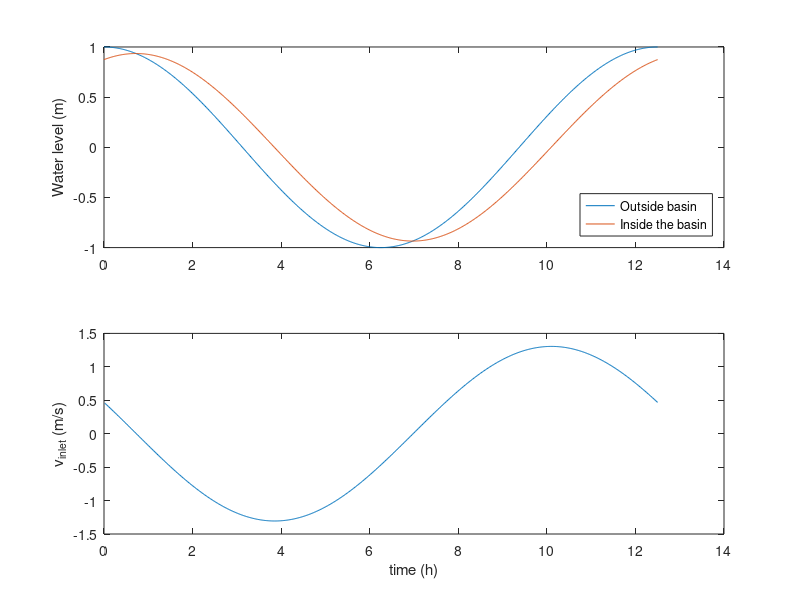

Source code (MATLAB):
clear all; close all;
B=2000
h=15
A=300e6
Lgorge=20000
labda=2e-3
g=9.81
T=12.5*3600;
omega=2*pi/T
mu=B*h^2/A*g/labda/Lgorge;
phi=omega/mu
etamp=1;
dt=60
t=0:dt:T;
eta1=etamp*cos(omega*t);
eta2=1/sqrt(1+phi^2)*etamp*cos(omega*t-atan(phi));
figure(1)
subplot(211)
plot(t/3600,eta1,t/3600,eta2)
legend('Outside basin','Inside the basin','location','southeast');

ylabel('Water level (m)');
Q=(eta2(2:end)-eta2(1:end-1))/dt*A;
v=Q/h/B;
subplot(212)
plot(t(2:end)/3600,v)
ylabel('v_{inlet} (m/s)');
xlabel('time (h)');
print('-dpng','basin.png');

